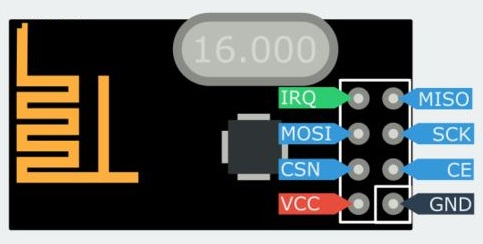
//> input picture GestureControlledRobot/Files/nrf24l01-pinout-top.jpg, 483 x 244 px, given in place of the camera
$ ./contours   (built with g++ and OpenCV 4)
//> lines starting //> are read from the running program, lines starting //| are printed output that depends on the picture; after the words box and inside, x2 and y2 are one past the last pixel; in counts of white or black regions, pixels touching at a corner belong together
#include <opencv2/opencv.hpp>
#include <opencv2/highgui/highgui.hpp>
#include <opencv2/imgproc/imgproc.hpp>

using namespace cv;


int main()
{
VideoCapture cap(0);
Mat frame,fr;
int id;
vector<vector<Point> > contours;
namedWindow("original",CV_WINDOW_NORMAL);
double area;
for(;;)
{
    cap>>frame;
//> frame is the input picture: 244 rows x 483 cols, CV_8UC3; mean B, G, R 100.4, 104.8, 103

    Mat ne(frame.size(),frame.type());
    ne=Scalar(255,255,255);
    Canny(frame,fr,50,100);
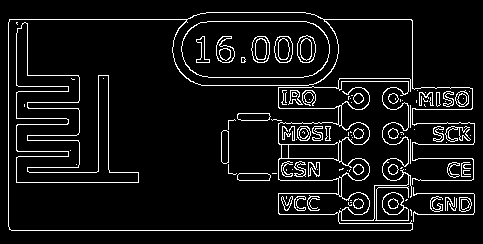
//> fr: 244 rows x 483 cols, CV_8UC1; 7.6% white in thin lines or dots, all inside (x1, y1, x2, y2) = (8, 12, 475, 231)
    findContours(fr,contours,CV_RETR_LIST,CV_CHAIN_APPROX_NONE);
//> contours = 176 contours, 77 with area under 20; largest, box (x1, y1, x2, y2) and area: (8, 12, 475, 231) 24162, (172, 12, 339, 86) 10920, (181, 21, 330, 78) 7606, (181, 21, 330, 78) 7561, (16, 22, 139, 183) 7180
    area=contourArea(contours[0]);
//> area = 1
    id=0;
    for(int i=1;i<contours.size();i++)
    {
        if(contourArea(contours[i])>area)
        {        id=i;
                area=contourArea(contours[i]);
        }
    }
//> this loop made 175 passes
//> area on passes 6, 8, 10, 11, 12, 17, 26, 27, 59, 146, 169, 170: 63.5, 64.5, 68, 69, 144.5, 147, 362, 1732.5, 1787, 6709, 7158, 7561
//> after the loop, id = 175; area = 24162
    approxPolyDP(contours[id],contours[id],5,true);
//> contours = 176 contours, 77 with area under 20; largest, box (x1, y1, x2, y2) and area: (9, 12, 475, 231) 24500, (172, 12, 339, 86) 10920, (181, 21, 330, 78) 7606, (181, 21, 330, 78) 7561, (16, 22, 139, 183) 7180
    Rect rect=boundingRect(contours[id]);
//> rect = Rect(9, 12, 466, 219)
    rectangle(frame,rect,Scalar(255,0,0));
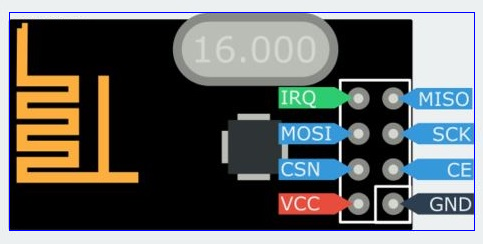
//> frame: 244 rows x 483 cols, CV_8UC3; 1.16% of pixels changed, all inside (x1, y1, x2, y2) = (9, 12, 475, 231)
    imshow("original",frame);
    waitKey(20);


}


return 0;
}
